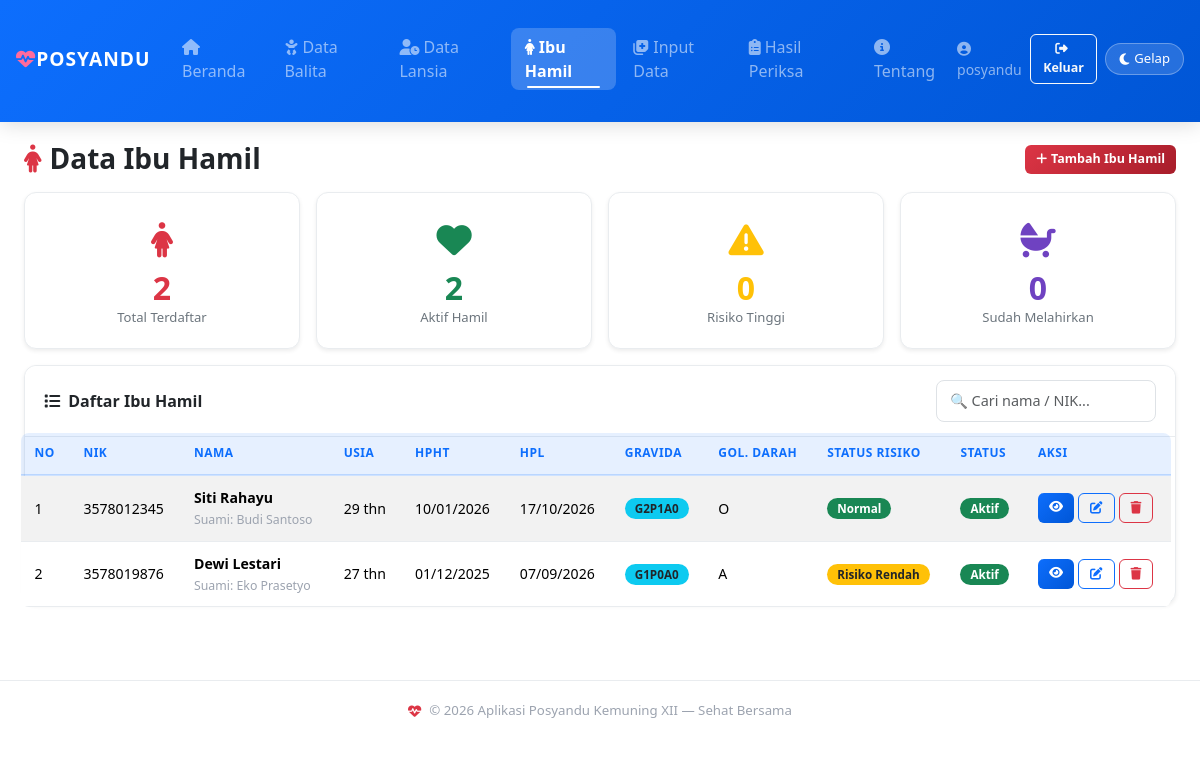
The app's page /ibu_hamil.php (signed in) with its own data.
### tables this page shows
CREATE TABLE IF NOT EXISTS tb_ibu_hamil (
  id INT AUTO_INCREMENT PRIMARY KEY,
  nik VARCHAR(20) NOT NULL,
  nama VARCHAR(100) NOT NULL,
  tgl_lahir DATE,
  umur INT,
  alamat TEXT,
  no_hp VARCHAR(20),
  nama_suami VARCHAR(100),
  golongan_darah VARCHAR(5),
   
  gravida TINYINT DEFAULT 1 COMMENT 'kehamilan ke-',
  paritas TINYINT DEFAULT 0 COMMENT 'jumlah persalinan',
  abortus TINYINT DEFAULT 0,
  jumlah_anak_hidup TINYINT DEFAULT 0,
  hpht DATE COMMENT 'Hari Pertama Haid Terakhir',
  hpl DATE COMMENT 'Hari Perkiraan Lahir',
   
  status_risiko ENUM('Normal','Risiko Rendah','Risiko Tinggi') DEFAULT 'Normal',
  faktor_risiko TEXT,
  catatan TEXT,
  tgl_daftar DATE,
  aktif TINYINT DEFAULT 1 COMMENT '1=aktif, 0=sudah melahirkan'
);

### ibu_hamil.php (the view, shortened to what this page needs)
<?php
require 'config.php';
$ibu_list = $pdo->query('SELECT * FROM tb_ibu_hamil ORDER BY aktif DESC, tgl_daftar DESC')->fetchAll();
$detail_ibu = null; $kunjungan_list = []; $edit_kunjungan = null; $edit_ibu = null;
include 'header.php';
?>
<div class="d-flex align-items-center justify-content-between mb-3 flex-wrap gap-2">
    <h3 class="mb-0"><i class="fa fa-female me-2 text-danger"></i>Data Ibu Hamil</h3>
    <div class="d-flex gap-2 flex-wrap">
        <button class="btn btn-danger btn-sm" onclick="showModal('modalTambahIbu')">
            <i class="fa fa-plus me-1"></i>Tambah Ibu Hamil
        </button>
    </div>
</div>
<?php if(!$detail_ibu && !$edit_ibu): ?>
<div class="row g-3 mb-3">
    <?php
    $total  = count($ibu_list);
    $aktif  = count(array_filter($ibu_list,fn($i)=>$i['aktif']==1));
    $risiko = count(array_filter($ibu_list,fn($i)=>$i['status_risiko']==='Risiko Tinggi'));
    $lahir  = count(array_filter($ibu_list,fn($i)=>$i['aktif']==0));
    $cards  = [
        ['val'=>$total, 'label'=>'Total Terdaftar','icon'=>'fa-female','color'=>'danger'],
        ['val'=>$aktif, 'label'=>'Aktif Hamil',    'icon'=>'fa-heart',  'color'=>'success'],
        ['val'=>$risiko,'label'=>'Risiko Tinggi',  'icon'=>'fa-exclamation-triangle','color'=>'warning'],
        ['val'=>$lahir, 'label'=>'Sudah Melahirkan','icon'=>'fa-baby-carriage','color'=>'purple'],
    ];
    foreach($cards as $c): $col = $c['color']==='purple'?'style="color:#6f42c1"':''; ?>
    <div class="col-6 col-md-3">
        <div class="stat-card shadow-sm">
            <div class="stat-icon <?= $c['color']!=='purple'?'text-'.$c['color']:'' ?>" <?= $col ?>><i class="fa <?= $c['icon'] ?>"></i></div>
            <div class="stat-number <?= $c['color']!=='purple'?'text-'.$c['color']:'' ?>" <?= $col ?>><?= $c['val'] ?></div>
            <div class="stat-label"><?= $c['label'] ?></div>
        </div>
    </div>
    <?php endforeach; ?>
</div>
<div class="card shadow-sm">
    <div class="card-header d-flex justify-content-between align-items-center flex-wrap gap-2">
        <span><i class="fa fa-list me-2"></i>Daftar Ibu Hamil</span>
        <input type="text" id="searchIbu" class="form-control form-control-sm" style="max-width:220px" placeholder="🔍 Cari nama / NIK...">
    </div>
    <div class="card-body p-0">
        <div class="table-responsive">
            <table class="table table-striped table-hover align-middle mb-0" id="tblIbu">
                <thead class="posyandu-thead-primary">
                    <tr><th>No</th><th>NIK</th><th>Nama</th><th>Usia</th><th>HPHT</th><th>HPL</th><th>Gravida</th><th>Gol. Darah</th><th>Status Risiko</th><th>Status</th><th>Aksi</th></tr>
                </thead>
                <tbody>
                <?php $no=1; foreach($ibu_list as $d): ?>
                <tr>
                    <td><?= $no++ ?></td>
                    <td><?= htmlspecialchars($d['nik']) ?></td>
                    <td><strong><?= htmlspecialchars($d['nama']) ?></strong><br><small style="color:var(--text-muted)">Suami: <?= htmlspecialchars($d['nama_suami']??'-') ?></small></td>
                    <td><?= $d['umur'] ?> thn</td>
                    <td><?= $d['hpht']?date('d/m/Y',strtotime($d['hpht'])):'-' ?></td>
                    <td><?= $d['hpl']?date('d/m/Y',strtotime($d['hpl'])):'-' ?></td>
                    <td><span class="badge bg-info text-dark">G<?= $d['gravida'] ?>P<?= $d['paritas'] ?>A<?= $d['abortus'] ?></span></td>
                    <td><?= $d['golongan_darah']??'-' ?></td>
                    <td><?php $rc=['Normal'=>'success','Risiko Rendah'=>'warning','Risiko Tinggi'=>'danger']; $r=$d['status_risiko']??'Normal'; ?>
                        <span class="badge bg-<?= $rc[$r]??'secondary' ?> <?= $r==='Risiko Rendah'?'text-dark':'' ?>"><?= $r ?></span></td>
                    <td><span class="badge <?= $d['aktif']?'bg-success':'bg-secondary' ?>"><?= $d['aktif']?'Aktif':'Melahirkan' ?></span></td>
                    <td>
                        <div class="d-flex gap-1">
                            <a href="ibu_hamil.php?view=<?= $d['id'] ?>" class="btn btn-sm btn-primary" title="Detail"><i class="fa fa-eye"></i></a>
                            <a href="ibu_hamil.php?edit_ibu=<?= $d['id'] ?>" class="btn btn-sm btn-outline-primary" title="Edit"><i class="fa fa-edit"></i></a>
                            <form method="post" action="ibu_hamil.php" class="d-inline" onsubmit="return konfirmasiHapus(this,'Hapus data ibu hamil ini beserta seluruh riwayat kunjungan?')">
                                <button type="submit" class="btn btn-sm btn-outline-danger" title="Hapus"><i class="fa fa-trash"></i></button>
                            </form>
                        </div>
                    </td>
                </tr>
                <?php endforeach; ?>
                </tbody>
            </table>
        </div>
    </div>
</div>
<?php endif; ?>
<?php include 'footer.php'; ?>

### assets/css/custom.css (style rules this page uses)
:root { --bg-body: #f0f4f8; --bg-card: #ffffff; --bg-navbar: linear-gradient(135deg, #0d6efd 0%, #0056d6 100%); --text-primary: #212529; --text-secondary: #6c757d; --text-muted: #9ca3af; --border-color: #e9ecef; --shadow: 0 4px 20px rgba(0,0,0,0.08); --shadow-hover: 0 8px 30px rgba(13,110,253,0.18); --input-bg: #ffffff; --input-border: #dee2e6; --table-stripe: rgba(0,0,0,0.03); --table-hover: rgba(13,110,253,0.06); --table-head-bg: rgba(13,110,253,0.08); --accent: #0d6efd; --accent-rgb: 13,110,253; --success: #198754; --warning: #ffc107; --danger: #dc3545; --transition: 0.3s cubic-bezier(0.4, 0, 0.2, 1); }
.card { background: var(--bg-card); border: 1px solid var(--border-color); border-radius: 12px; box-shadow: var(--shadow); margin-bottom: 1.25rem; transition: transform var(--transition), box-shadow var(--transition), background var(--transition), border-color var(--transition); }
.card-header { background: var(--bg-card) !important; border-bottom: 1px solid var(--border-color) !important; padding: 0.9rem 1.2rem; font-weight: 600; border-radius: 12px 12px 0 0 !important; color: var(--text-primary) !important; }
.card-body { padding: 1.2rem; }
.stat-card { background: var(--bg-card); border-radius: 12px; padding: 1.25rem 1rem; text-align: center; border: 1px solid var(--border-color); box-shadow: var(--shadow); transition: all var(--transition); }
.stat-card .stat-icon { font-size: 2.2rem; margin-bottom: 0.4rem; }
.stat-card .stat-number { font-size: 2rem; font-weight: 800; line-height: 1; }
.stat-card .stat-label { font-size: 0.82rem; color: var(--text-secondary); margin-top: 4px; font-weight: 500; }
.btn { border-radius: 8px; padding: 7px 16px; font-weight: 600; font-size: 0.875rem; transition: all 0.22s ease; }
.btn-primary { background: linear-gradient(135deg,#0d6efd,#0056d6); border: none; }
.btn-danger { background: linear-gradient(135deg,#dc3545,#a71d2a); border: none; }
.btn-outline-primary { color: var(--accent); border-color: var(--accent); background: transparent; }
.btn-outline-danger { color: var(--danger); border-color: var(--danger); background: transparent; }
.btn-sm { padding: 5px 11px; font-size: 0.78rem; border-radius: 6px; }
.form-control, .form-select { background: var(--input-bg); border: 1.5px solid var(--input-border); color: var(--text-primary); border-radius: 8px; padding: 9px 13px; font-size: 0.9rem; transition: all 0.25s ease; }
.table-responsive { display: block; width: 100%; overflow-x: auto; -webkit-overflow-scrolling: touch; border-radius: 8px; }
.table { color: var(--text-primary); margin-bottom: 0; font-size: 0.88rem; width: 100%; min-width: 600px; }
.table > :not(caption) > * > * { padding: 0.7rem 0.85rem; border-bottom-color: var(--border-color); }
.table thead th { font-weight: 700; font-size: 0.75rem; text-transform: uppercase; letter-spacing: 0.5px; white-space: nowrap; border-bottom: 2px solid var(--border-color); }
.badge { padding: 5px 10px; font-weight: 600; font-size: 0.73rem; border-radius: 20px; }
h3, h4, h5, h6 { font-weight: 700; color: var(--text-primary); }
.table-responsive { overflow-x: auto !important; -webkit-overflow-scrolling: touch !important; width: 100% !important; display: block !important; }
.card-body { overflow: visible; }
.card-body > .table-responsive { margin: -0.25rem; }
.table-responsive > table { min-width: 600px; }
.posyandu-thead-primary th { background-color: rgba(13,110,253,0.1) !important; color: #0d6efd !important; border-color: rgba(13,110,253,0.2) !important; font-weight: 700; font-size: 0.78rem; text-transform: uppercase; letter-spacing: 0.5px; white-space: nowrap; }
h1, h2, h3, h4, h5, h6 { color: var(--text-primary) !important; }
.text-success { color: var(--success) !important; }
.text-warning { color: var(--warning) !important; }
.text-danger { color: var(--danger) !important; }

### records on screen
tb_ibu_hamil: nik "3578012345", nama "Siti Rahayu", nama_suami "Budi Santoso", umur "29", hpht "10/01/2026", hpl "17/10/2026", gravida "2", paritas "1", abortus "0", golongan_darah "O", status_risiko "Normal", aktif "Aktif"
tb_ibu_hamil: nik "3578019876", nama "Dewi Lestari", nama_suami "Eko Prasetyo", umur "27", hpht "01/12/2025", hpl "07/09/2026", gravida "1", paritas "0", abortus "0", golongan_darah "A", status_risiko "Risiko Rendah", aktif "Aktif"

### other values on screen
$_SESSION['user'] "posyandu"
$c['val'] "2"
$c['label'] "Total Terdaftar"
$c['label'] "Aktif Hamil"
$c['val'] "0"
$c['label'] "Risiko Tinggi"
$c['label'] "Sudah Melahirkan"
